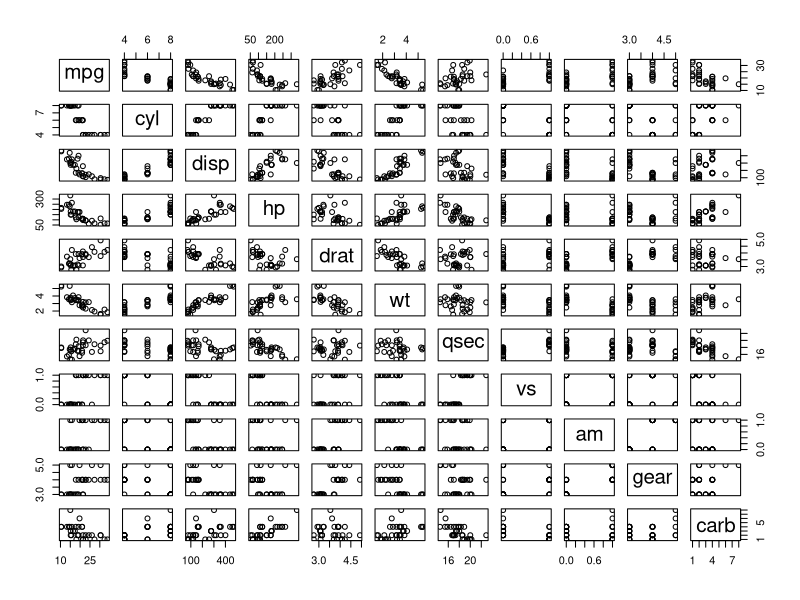
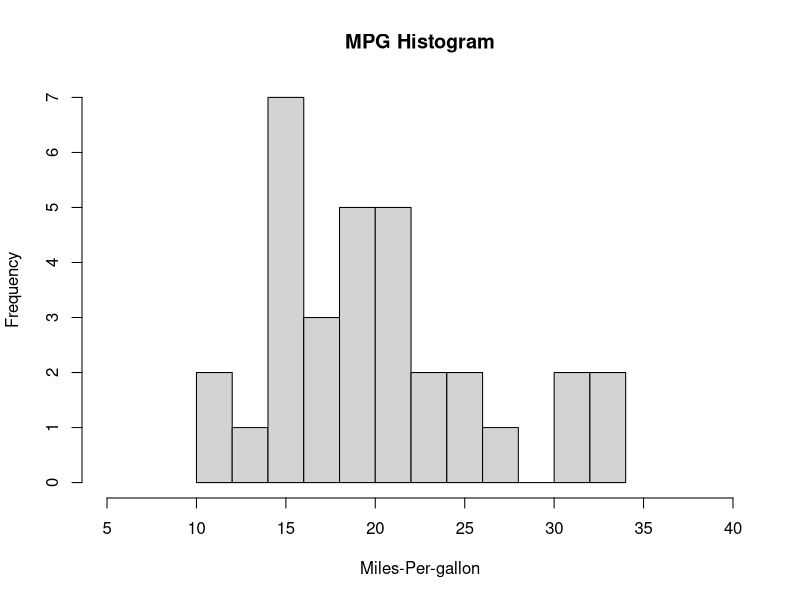
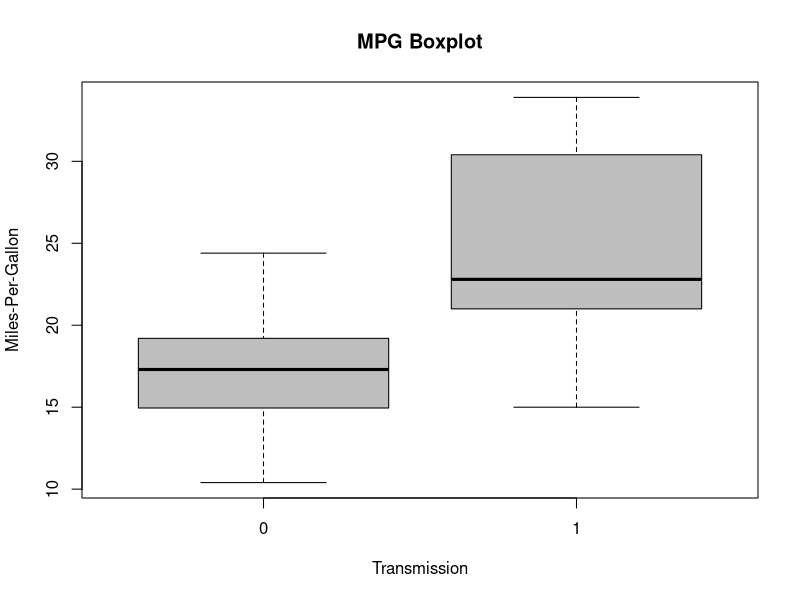

Write R code to recreate these figures, in order.
## ---- chunk 1
sessionInfo()
## ---- chunk 2
rm(list=ls()); data("mtcars") 
## ---- chunk 3
any(is.na(mtcars)); colnames(mtcars)
## ---- chunk 4
data(mtcars)
mtcars$vs <- factor(mtcars$vs, labels = c("V-block", "S-block")); mtcars$am <- factor(mtcars$am, labels = c("Automatic", "Manual")); mtcars$gear <- factor(mtcars$gear); mtcars$carb <- factor(mtcars$carb); head(mtcars)
## ---- chunk 5
rm(list = ls()); data("mtcars")
fslrm <- lm(mpg ~ factor(am), data = mtcars); fslrm
coef(summary(fslrm))
## ---- chunk 6
data("mtcars")
pairs(mpg ~ ., data = mtcars)
## ---- chunk 7
data("mtcars")
hist(mtcars$mpg, breaks=15, xlab = "Miles-Per-gallon", main = "MPG Histogram", xlim = range(5:40))
## ---- chunk 8
data("mtcars")
boxplot(mpg ~ am, data = mtcars, col = (c("grey","grey")), ylab = "Miles-Per-Gallon", xlab = "Transmission", main =  "MPG Boxplot")
## ---- chunk 9
data("mtcars")
#qqPlot(fit?, main="Q-Q plot")
## ---- chunk 10
data("mtcars")
f1 <- lm(mpg ~ factor(am), data = mtcars)
coef(summary(f1))
library(ggplot2)

## ---- chunk 11
data("mtcars")
f2 <- lm(mpg ~ factor(am) + wt, data = mtcars)
coef(summary(f2))
f3 <- lm(mpg ~ factor(am) * wt, data = mtcars)
coef(summary(f3))






library(ggplot2)





## ---- chunk 12
#To be inserted
## ---- chunk 13
#To be inserted
## ---- chunk 14
#plot(resid(fit?))
#abline(h=0)
## ---- chunk 15
# To be inserted
